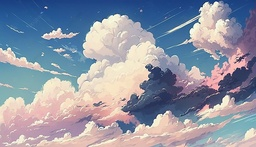
#> input picture PR_2_SEMESTER/image.jpg, 256 x 147 px, shrunk from 960 x 553 before the run, found by its file name
$ python PR10.2.py
#> lines starting #> are read from the running program, lines starting #| are printed output that depends on the picture; long printed decimals are rounded
import os
import time
import numpy as np
from PIL import Image
from sklearn.cluster import KMeans

# Путь к исходному изображению
input_path = "PR_2_SEMESTER\image.jpg"

# Папка для сохранения сжатых изображений
output_folder = "K-means Compressor"

# Список возможных значений количества цветов (k)
k_values = [2, 3, 4, 8, 16, 32, 64, 128, 256]

# Словарь для хранения результатов
results = {}

# Загрузка исходного изображения
original_image = Image.open(input_path)
#> original_image is the input picture: PIL image 256x147 RGB; mean R, G, B 145.3, 150.1, 165.5
image_array = np.array(original_image)

# Проход по каждому значению k
for k in k_values:
    # Создание экземпляра KMeans с количеством кластеров равным k
    kmeans = KMeans(n_clusters=k)

    # Замер времени выполнения сжатия
    start_time = time.time()

    # Преобразование изображения в массив пикселей
    pixels = image_array.reshape(-1, 3)

    # Применение алгоритма K-means
    kmeans.fit(pixels)

    # Получение центров кластеров
    colors = kmeans.cluster_centers_

    # Замена пикселей на центры кластеров
    compressed_pixels = colors[kmeans.labels_]

    # Восстановление изображения
    compressed_image_array = compressed_pixels.reshape(image_array.shape)

    # Сохранение сжатого изображения
    output_path = os.path.join(output_folder, f"compressed_{k}.jpg")
    compressed_image = Image.fromarray(compressed_image_array.astype(np.uint8))
    compressed_image.save(output_path)

    # Вычисление информационного объема сжатого изображения
    compressed_size = os.path.getsize(output_path)

    # Замер времени выполнения сжатия
    end_time = time.time()
    runtime = end_time - start_time

    # Сохранение результатов в словарь
    results[k] = (compressed_size, runtime)
#> this loop made 9 passes
#> pass 1, `compressed_image = Image.fromarray(compressed_image_array.astype(np.ui..`:
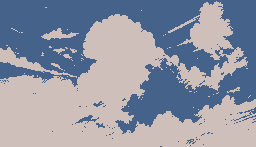
#> compressed_image: PIL image 256x147 RGB; mean R, G, B 145, 149.2, 165
#> pass 2, `compressed_image = Image.fromarray(compressed_image_array.astype(np.ui..`:
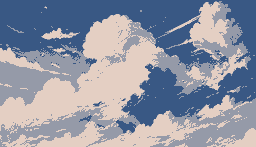
#> compressed_image: PIL image 256x147 RGB; mean R, G, B 144.6, 149.5, 164.9
#> pass 3, `compressed_image = Image.fromarray(compressed_image_array.astype(np.ui..`:
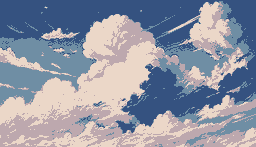
#> compressed_image: PIL image 256x147 RGB; mean R, G, B 144.9, 149.8, 165.3
#> after the loop, results = 9 items

# Вывод результатов для заполнения таблицы
print("Количество цветов\tИнформационный объем (K-means)\tВремя выполнения (K-means)")
for k, (compressed_size, runtime) in results.items():
    print(f"{k}\t\t\t{compressed_size}\t\t\t{runtime}")
#> this loop made 9 passes
#> (k, compressed_size, runtime) on passes 1 to 9: (2, 7524, 0.0783), (3, 9888, 0.0501), (4, 10219, 0.0729), (8, 10471, 0.0907), (16, 10438, 0.166), (32, 10400, 0.315), (64, 10291, 0.502), (128, 10181, 1.03), (256, 10082, 1.89)
#| 2			7524			0.07833
#| 3			9888			0.05015
#| 4			10219			0.07293
#| 8			10471			0.09068
#| 16			10438			0.1657
#| 32			10400			0.3154
#| 64			10291			0.5024
#| 128			10181			1.032
#> (further printed lines are left out)
